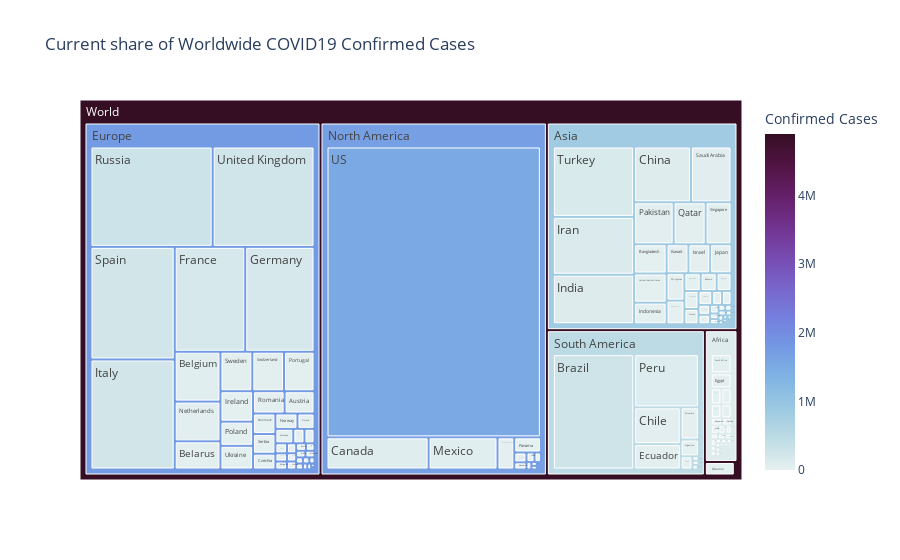

The notebook cell saved with this chart:
### Markdown cell above
### Insights
- Although the virus originated in Asia, Europe and North Amercia have the highest number of confirmed cases
- Africa seems relatively untouched, atleast for now
- Australia and New Zealand are doing good and so are many nations in South East Asia

### Code cell
df_tm = Covid_country_df.copy()
date = df_tm.Date.max()#get current date
df_tm = df_tm[df_tm['Date']==date]
obj = country_utils()
df_tm['continent'] = df_tm.apply(lambda x: obj.fetch_continent(x['Country/Region']), axis=1)
df_tm["world"] = "World" 
fig = px.treemap(df_tm, path=['world', 'continent', 'Country/Region'], values='Confirmed Cases',
                  color='Confirmed Cases', hover_data=['Country/Region'],
                  color_continuous_scale='dense', title='Current share of Worldwide COVID19 Confirmed Cases')
fig.show()

### Figure 1 — Plotly figure (JSON) as saved in the notebook; plotly's stock layout.template omitted (floating-point values rounded to 4 significant figures; data arrays with more than 128 entries replaced by an {"elided": "..."} marker saying what was removed)
{"data": [{"branchvalues": "total", "customdata": {"elided": "201x2 mixed values"}, "domain": {"x": [0, 1], "y": [0, 1]}, "hovertemplate": "Country/Region=%{customdata[0]}<br>Confirmed Cases=%{color}<br>labels=%{label}<br>parent=%{parent}<br>id=%{id}<extra></extra>", "ids": {"elided": "201 str values"}, "labels": {"elided": "201 str values"}, "marker": {"coloraxis": "coloraxis", "colors": {"elided": "201 int values"}}, "name": "", "parents": {"elided": "201 str values"}, "type": "treemap", "values": {"elided": "201 int values"}}], "layout": {"coloraxis": {"colorbar": {"title": {"text": "Confirmed Cases"}}, "colorscale": [[0, "rgb(230, 240, 240)"], [0.09091, "rgb(191, 221, 229)"], [0.1818, "rgb(156, 201, 226)"], [0.2727, "rgb(129, 180, 227)"], [0.3636, "rgb(115, 154, 228)"], [0.4545, "rgb(117, 127, 221)"], [0.5455, "rgb(120, 100, 202)"], [0.6364, "rgb(119, 74, 175)"], [0.7273, "rgb(113, 50, 141)"], [0.8182, "rgb(100, 31, 104)"], [0.9091, "rgb(80, 20, 66)"], [1, "rgb(54, 14, 36)"]]}, "legend": {"tracegroupgap": 0}, "title": {"text": "Current share of Worldwide COVID19 Confirmed Cases"}}}
